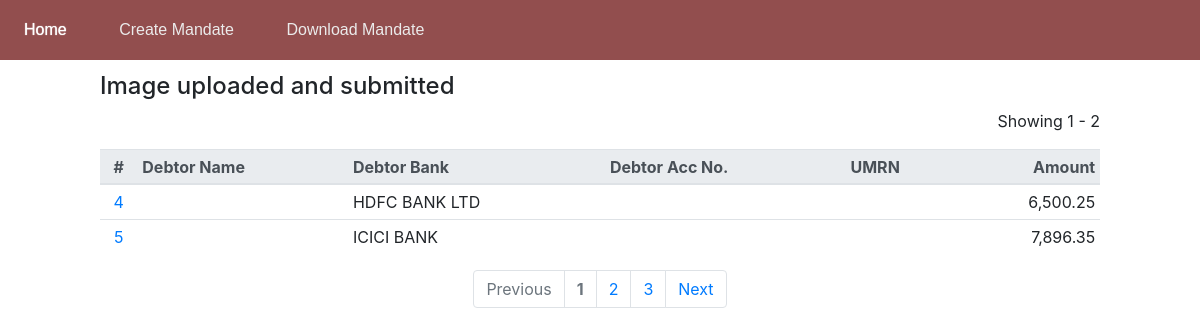
Page /mandates/1/ on the earlier database version.
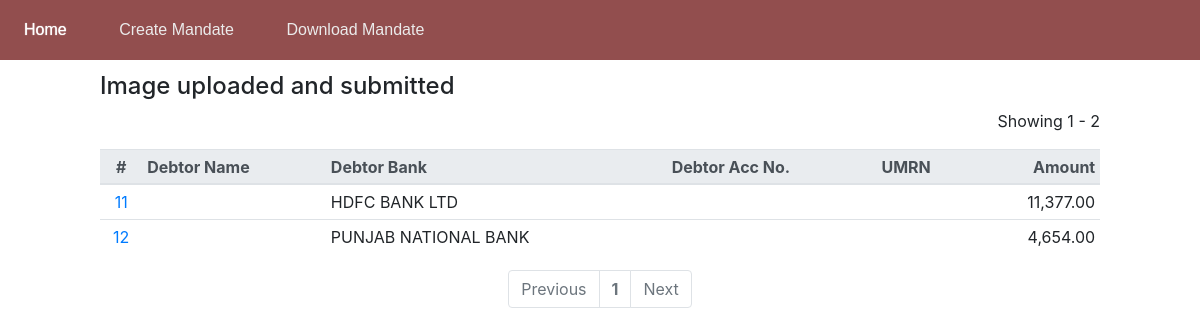
Same page on the later database version.
### mandate/models.py (models this page shows, shortened)
class Mandate(models.Model):
	debit_type_choices = [
		(None, ''),
		('F', 'Fixed Amount'),
		('M', 'Max Amount'),
	]
	frequency_choices = [
		(None, ''),
		('ADHO', 'As and when presented'),
		('INDA', 'Intra Day'),
		('DAIL', 'Daily'),
		('WEEK', 'Weekly'),
		('BIMN', 'Bi-Monthly'),
		('MNTH', 'Monthly '),
		('QURT', 'Quaterly'),
		('MIAN', 'Semi annually'),
		('YEAR', 'Yearly'),
		('BIMN', 'Bi-Monthly'),
	]
	acc_type_choices = [
		(None, ''),
		('SAVINGS', 'SAVINGS'),
		('CURRENT', 'CURRENT'),
		('CC', 'CC'),
		('Other', 'Other'),
	]
	umrn = models.CharField(max_length=50, verbose_name='UMRN')
	ref = models.CharField(max_length=100, null=True, verbose_name='Message Reference')
	currency = models.CharField(max_length=5, default='INR', verbose_name='Currency')
	debit_type = models.CharField(max_length=1, choices=debit_type_choices, verbose_name='Debit Type')
	amount = models.DecimalField(max_digits=10, decimal_places=2, verbose_name='Amount')
	category = models.CharField(max_length=4, default='L001', verbose_name='Category')
	frequency = models.CharField(max_length=4, choices=frequency_choices, verbose_name='Frequency')
	date = models.DateField(verbose_name='Date of Mandate')
	start_date = models.DateField(verbose_name='Start Date', help_text="The start date should be on or after the date of mandate.")
	end_date = models.DateField(verbose_name='End Date', help_text="The end date can not be beyond 40 years after start date ")
	debtor_name = models.CharField(max_length=300, verbose_name='Name of Debor Account Holder', help_text="The name as per the debit account.")
	debtor_bank = models.ForeignKey(DebtorBank, on_delete=models.PROTECT, verbose_name='Debtor Bank')
	debtor_acc_type = models.CharField(max_length=10, choices=acc_type_choices, verbose_name='Debtor Account Type')
	debtor_acc_no = models.CharField(max_length=100, verbose_name='Debtor Legal Account Number')
	debtor_acc_ifsc = models.CharField(max_length=11, verbose_name='Debtor Account IFSC')
	creditor_name = models.CharField(max_length=300, verbose_name='Creditor Name')
	creditor_bank = models.CharField(max_length=300, default="SARVA HARYANA GRAMIN BANK", verbose_name='Creditor Bank')
	creditor_utility_code = models.CharField(max_length=100, default="HGBX00002000017848", verbose_name='Creditor Utility Code')
	mandate_image = models.ImageField(upload_to="mandate/images/mandate/", null=True, verbose_name='Mandate Image')
	mandate_file = models.FileField(null=True, blank=True, verbose_name='Mandate File')
	credit_account = models.CharField(max_length=100, verbose_name='Credit Account', help_text="The loan/other account in SHGB in which the installment is to be credited.")
	is_deleted = models.BooleanField(default=False)
	image_uploaded = models.BooleanField(default=False)
	locked = models.BooleanField(default=False)
	confirmation = models.BooleanField(default=False)
	uploaded_npci = models.BooleanField(default=False)
	status_npci = models.BooleanField(default=False)
	response_npci = models.CharField(max_length=4, null=True)
	class Meta:
		constraints = [
			CheckConstraint(
    			check = Q(start_date__gte = F("date")),
    			name = "startDate_gte_date",
				violation_error_message = '"Start Date" can not be before the "Date of Mandate"',
			)
		]

class DebtorBank(models.Model):
	name = models.CharField(max_length=400)
	is_deleted = models.BooleanField(default=False)
	def __str__(self):
		return self.name

### mandate/views.py (the view)
# urls.py: path("<int:page>/", views.paginate, name="paginate"),
def paginate(request, page):
	mandates = Mandate.objects.exclude(mandate_image__isnull=True).exclude(mandate_image__exact = '')
	p = Paginator(mandates, 2)
	context = {"cur_page": p.page(page), "range": p.page_range}
	return render(request, "mandate/paginate.html", context)

### mandate/templates/mandate/paginate.html
{% extends "mandate/base.html" %}
{% load humanize %}
{% block content %}
<div style="width: 1000px;">
<h4>Image uploaded and submitted</h4>
<p class="text-right">Showing {{ cur_page.start_index }} - {{ cur_page.end_index }}</p>
<table class="table table-sm table-hover">
    <thead class="thead-light">
      <tr>
        <th scope="col" class="text-center">#</th>
        <th scope="col">Debtor Name</th>
        <th scope="col">Debtor Bank</th>
        <th scope="col">Debtor Acc No.</th>
        <th scope="col">UMRN</th>
        <th scope="col" class="text-right">Amount</th>
      </tr>
    </thead>
    <tbody>
        {% for m in cur_page %}
        <tr>
            <td scope="row" class="text-center"><a href="/mandates/mandate/{{m.id}}/">{{m.id}}</a></td>
            <td>{{m.name_of_debtor_account_holder}}</td>
            <td>{{m.debtor_bank}}</td>
            <td>{{m.debtor_legal_account_number}}</td>
            <td>{{m.umrn}}</td>
            <td class="text-right">{{m.amount|intcomma}}</td>
        </tr>
        {% endfor %}
    </tbody>
  </table>
  <nav aria-label="Page navigation">
    <ul class="pagination justify-content-center">
      <li class="page-item {% if not cur_page.has_previous %} disabled{% endif %}">
        {% if cur_page.has_previous %}<a class="page-link" href="../{{cur_page.previous_page_number}}/">
        {% else %} <a class="page-link" href="#">
        {% endif %}Previous</a>
      </li>
      {% for i in range %}
      <li class="page-item {% if i == cur_page.number %} disabled font-weight-bold{% endif %}"><a class="page-link" href="../{{i}}/">{{i}}</a></li>
      {% endfor %}
      <li class="page-item {% if not cur_page.has_next %} disabled{% endif %}">
        {% if cur_page.has_next %}<a class="page-link" href="../{{cur_page.next_page_number}}/">
        {% else %}<a class="page-link" href="#">
        {% endif %}Next</a>
      </li>
    </ul>
  </nav>
</div>
{% endblock %}

### mandate/templates/mandate/base.html (shortened to what this page needs)
{% load extras %}
{% load static %}
<!DOCTYPE html>
<html>
<head>
	<link rel="stylesheet" href="{% static 'mandate/style.css' %}">
	<link rel="stylesheet" href="{% static 'bootstrap-4/css/bootstrap.min.css' %}">
	<link rel="stylesheet" href="{% static 'bootstrap-select/css/bootstrap-select.min.css' %}">
	<link rel="stylesheet" href="{% static 'cropperjs/cropper.min.css' %}">
</head>
<body>
	<div class="topbar no-print">
		{% block topbar %}
		<a class="topbar-item" href="/mandates/">Home</a>
		<a class="topbar-item" href="/mandates/create/">Create Mandate</a>
		<a class="topbar-item" href="/mandates/download/">Download Mandate</a>
		{% endblock %}
	</div>
	<div id="content" class="content">
		{% block content %}{% endblock %}
	</div>
</body>
</html>

### mandate/static/mandate/style.css (style rules this page uses)
body { font-family: Aptos, 'Microsoft Sans Serif', Arial; display: block; text-align: center; }
.topbar { position: fixed; height: 60px; width: 100%; background-color: #924e4e; color: white; display: block; top: 0px; left: 0px; right: 0px; z-index: 10000; }
.topbar-item { display: inline-grid; height: 100%; justify-content: center; align-items: center; padding: 0px 24px; transition: 0.15s; color: rgb(235, 235, 235); text-decoration: none; font-family: Arial, Helvetica, sans-serif; }
.content { display: grid; justify-content: center; margin-top: 72px; }

Differences in the rows shown:
removed Mandate: id "4", debtor_bank "HDFC BANK LTD", amount "6,500.25"
removed Mandate: id "5", debtor_bank "ICICI BANK", amount "7,896.35"
added Mandate: id "11", debtor_bank "HDFC BANK LTD", amount "11,377.00"
added Mandate: id "12", debtor_bank "PUNJAB NATIONAL BANK", amount "4,654.00"
Other differences:
list line gone: "2"
list line gone: "3"
